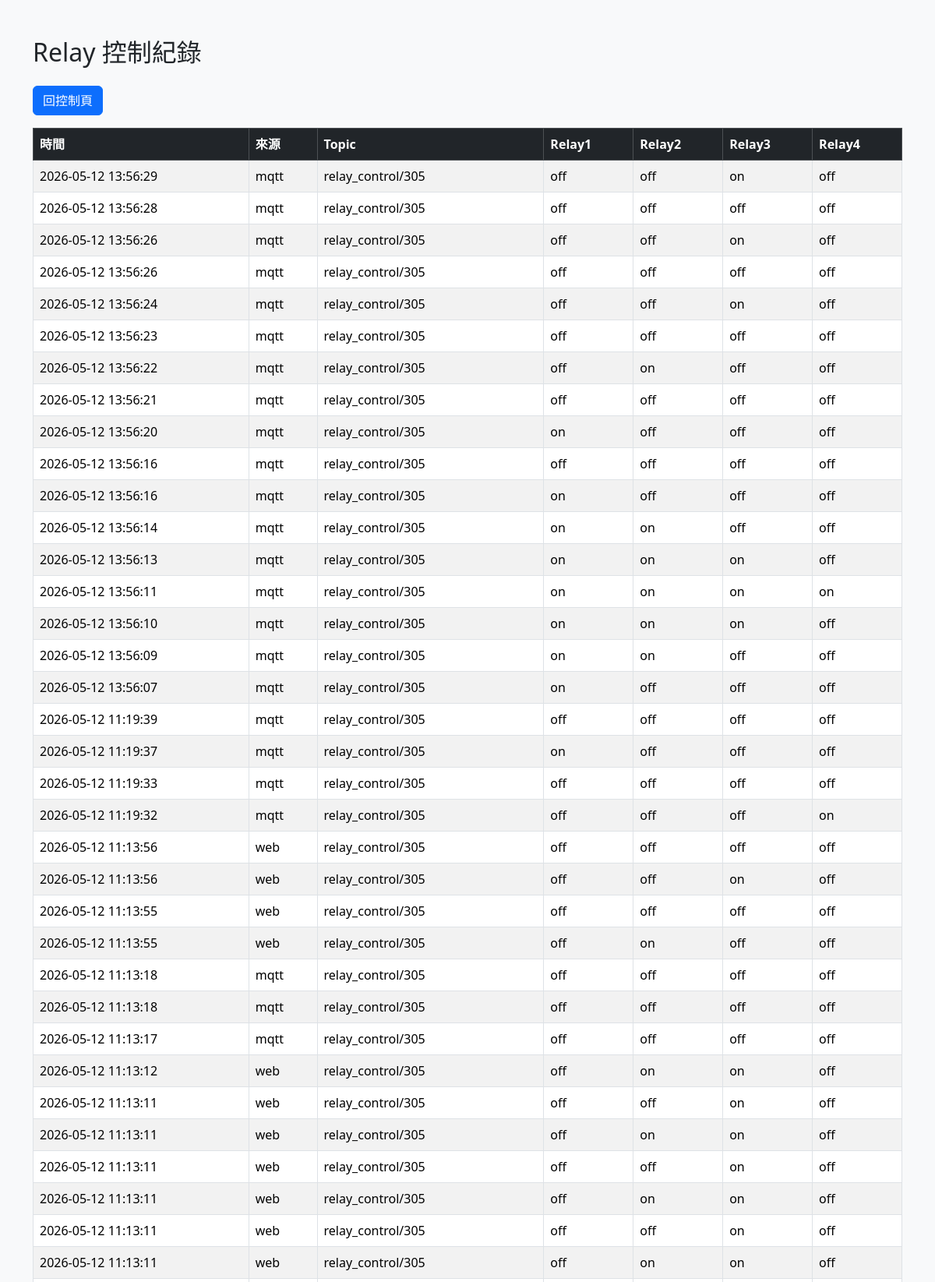
/logs/ (upper part), run on the app's committed database.
### myapp/models.py (models this page shows, shortened)
class RelayLog(models.Model):
    SOURCE_CHOICES = [
        ("web", "Web"),
        ("mqtt", "MQTT"),
    ]
    relay1 = models.CharField(max_length=10)
    relay2 = models.CharField(max_length=10)
    relay3 = models.CharField(max_length=10)
    relay4 = models.CharField(max_length=10)
    source = models.CharField(max_length=10, choices=SOURCE_CHOICES)
    topic = models.CharField(max_length=100)
    created_at = models.DateTimeField(auto_now_add=True)
    class Meta:
        ordering = ["-created_at"]

### myapp/views.py (the view)
# urls.py: path("logs/", views.logs_page, name="logs"),
def logs_page(request):
    logs = RelayLog.objects.all()[:1000]
    return render(request, "myapp/logs.html", {"logs": logs})

### templates/myapp/logs.html (shortened to what this page needs)
<!DOCTYPE html>
<html lang="zh-Hant">
<head>
    <link href="https://cdn.jsdelivr.net/npm/bootstrap@5.3.3/dist/css/bootstrap.min.css" rel="stylesheet">
</head>
<body class="bg-light">
<div class="container mt-5">
    <h2 class="mb-4">Relay 控制紀錄</h2>
    <a href="/" class="btn btn-primary mb-3">回控制頁</a>
    <table class="table table-bordered table-striped">
        <thead class="table-dark">
            <tr>
                <th>時間</th>
                <th>來源</th>
                <th>Topic</th>
                <th>Relay1</th>
                <th>Relay2</th>
                <th>Relay3</th>
                <th>Relay4</th>
            </tr>
        </thead>
        <tbody>
            {% for log in logs %}
            <tr>
                <td>{{ log.created_at|date:"Y-m-d H:i:s" }}</td>
                <td>{{ log.source }}</td>
                <td>{{ log.topic }}</td>
                <td>{{ log.relay1 }}</td>
                <td>{{ log.relay2 }}</td>
                <td>{{ log.relay3 }}</td>
                <td>{{ log.relay4 }}</td>
            </tr>
            {% empty %}
            <tr>
                <td colspan="7" class="text-center">目前沒有紀錄</td>
            </tr>
            {% endfor %}
        </tbody>
    </table>
</div>
</body>
</html>

### data on the page
RelayLog: created_at "2026-05-12 13:56:29", source "mqtt", topic "relay_control/305", relay1 "off", relay2 "off", relay3 "on", relay4 "off"
RelayLog: created_at "2026-05-12 13:56:28", source "mqtt", topic "relay_control/305", relay1 "off", relay2 "off", relay3 "off", relay4 "off"
RelayLog: created_at "2026-05-12 13:56:26", source "mqtt", topic "relay_control/305", relay1 "off", relay2 "off", relay3 "on", relay4 "off"
RelayLog: created_at "2026-05-12 13:56:26", source "mqtt", topic "relay_control/305", relay1 "off", relay2 "off", relay3 "off", relay4 "off"
RelayLog: created_at "2026-05-12 13:56:24", source "mqtt", topic "relay_control/305", relay1 "off", relay2 "off", relay3 "on", relay4 "off"
RelayLog: created_at "2026-05-12 13:56:23", source "mqtt", topic "relay_control/305", relay1 "off", relay2 "off", relay3 "off", relay4 "off"
RelayLog: created_at "2026-05-12 13:56:22", source "mqtt", topic "relay_control/305", relay1 "off", relay2 "on", relay3 "off", relay4 "off"
RelayLog: created_at "2026-05-12 13:56:21", source "mqtt", topic "relay_control/305", relay1 "off", relay2 "off", relay3 "off", relay4 "off"
RelayLog: created_at "2026-05-12 13:56:20", source "mqtt", topic "relay_control/305", relay1 "on", relay2 "off", relay3 "off", relay4 "off"
RelayLog: created_at "2026-05-12 13:56:16", source "mqtt", topic "relay_control/305", relay1 "off", relay2 "off", relay3 "off", relay4 "off"
RelayLog: created_at "2026-05-12 13:56:16", source "mqtt", topic "relay_control/305", relay1 "on", relay2 "off", relay3 "off", relay4 "off"
RelayLog: created_at "2026-05-12 13:56:14", source "mqtt", topic "relay_control/305", relay1 "on", relay2 "on", relay3 "off", relay4 "off"
RelayLog: created_at "2026-05-12 13:56:13", source "mqtt", topic "relay_control/305", relay1 "on", relay2 "on", relay3 "on", relay4 "off"
RelayLog: created_at "2026-05-12 13:56:11", source "mqtt", topic "relay_control/305", relay1 "on", relay2 "on", relay3 "on", relay4 "on"
RelayLog: created_at "2026-05-12 13:56:10", source "mqtt", topic "relay_control/305", relay1 "on", relay2 "on", relay3 "on", relay4 "off"
RelayLog: created_at "2026-05-12 13:56:09", source "mqtt", topic "relay_control/305", relay1 "on", relay2 "on", relay3 "off", relay4 "off"
RelayLog: created_at "2026-05-12 13:56:07", source "mqtt", topic "relay_control/305", relay1 "on", relay2 "off", relay3 "off", relay4 "off"
RelayLog: created_at "2026-05-12 11:19:39", source "mqtt", topic "relay_control/305", relay1 "off", relay2 "off", relay3 "off", relay4 "off"
RelayLog: created_at "2026-05-12 11:19:37", source "mqtt", topic "relay_control/305", relay1 "on", relay2 "off", relay3 "off", relay4 "off"
RelayLog: created_at "2026-05-12 11:19:33", source "mqtt", topic "relay_control/305", relay1 "off", relay2 "off", relay3 "off", relay4 "off"
RelayLog: created_at "2026-05-12 11:19:32", source "mqtt", topic "relay_control/305", relay1 "off", relay2 "off", relay3 "off", relay4 "on"
RelayLog: created_at "2026-05-12 11:13:56", source "web", topic "relay_control/305", relay1 "off", relay2 "off", relay3 "off", relay4 "off"
RelayLog: created_at "2026-05-12 11:13:56", source "web", topic "relay_control/305", relay1 "off", relay2 "off", relay3 "on", relay4 "off"
RelayLog: created_at "2026-05-12 11:13:55", source "web", topic "relay_control/305", relay1 "off", relay2 "off", relay3 "off", relay4 "off"
RelayLog: created_at "2026-05-12 11:13:55", source "web", topic "relay_control/305", relay1 "off", relay2 "on", relay3 "off", relay4 "off"
RelayLog: created_at "2026-05-12 11:13:18", source "mqtt", topic "relay_control/305", relay1 "off", relay2 "off", relay3 "off", relay4 "off"
RelayLog: created_at "2026-05-12 11:13:18", source "mqtt", topic "relay_control/305", relay1 "off", relay2 "off", relay3 "off", relay4 "off"
RelayLog: created_at "2026-05-12 11:13:17", source "mqtt", topic "relay_control/305", relay1 "off", relay2 "off", relay3 "off", relay4 "off"
RelayLog: created_at "2026-05-12 11:13:12", source "web", topic "relay_control/305", relay1 "off", relay2 "on", relay3 "on", relay4 "off"
RelayLog: created_at "2026-05-12 11:13:11", source "web", topic "relay_control/305", relay1 "off", relay2 "off", relay3 "on", relay4 "off"
RelayLog: created_at "2026-05-12 11:13:11", source "web", topic "relay_control/305", relay1 "off", relay2 "on", relay3 "on", relay4 "off"
RelayLog: created_at "2026-05-12 11:13:11", source "web", topic "relay_control/305", relay1 "off", relay2 "off", relay3 "on", relay4 "off"
RelayLog: created_at "2026-05-12 11:13:11", source "web", topic "relay_control/305", relay1 "off", relay2 "on", relay3 "on", relay4 "off"
RelayLog: created_at "2026-05-12 11:13:11", source "web", topic "relay_control/305", relay1 "off", relay2 "off", relay3 "on", relay4 "off"
RelayLog: created_at "2026-05-12 11:13:11", source "web", topic "relay_control/305", relay1 "off", relay2 "on", relay3 "on", relay4 "off"
